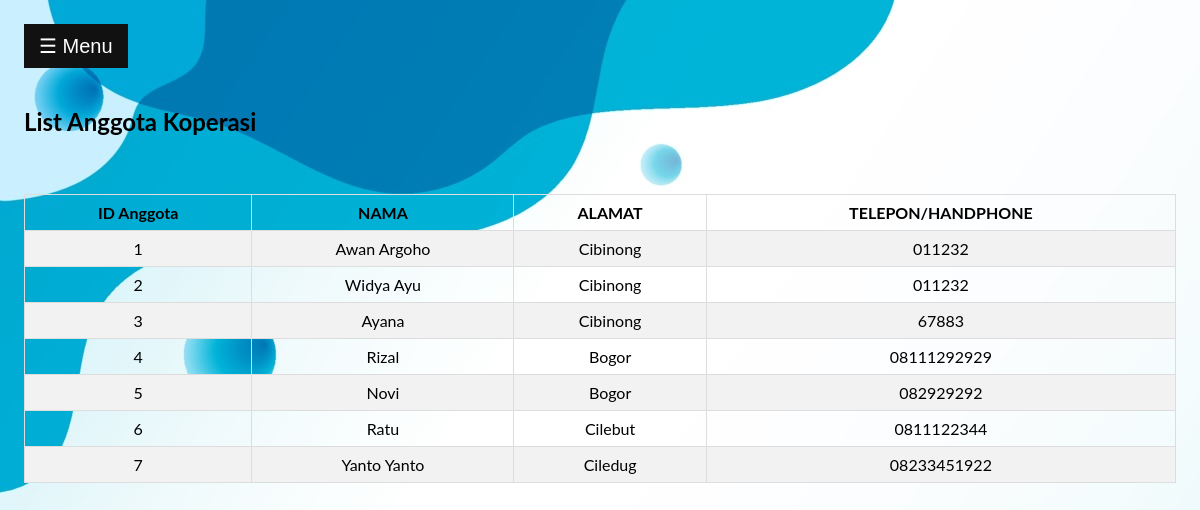
The page /koperasi_sp/view_data_anggota.php on the database its author committed.
### tables this page shows
CREATE TABLE `anggota` (
  `id_anggota` int(4) NOT NULL,
  `nama` varchar(20) NOT NULL,
  `alamat` varchar(50) NOT NULL,
  `no_telp` varchar(11) NOT NULL
);

### koperasi_sp/view_data_anggota.php (the view, shortened to what this page needs)
<!DOCTYPE html>
<html>
<head>
</head>
<body background="image/bg.jpg">
<div id="main">
  <button class="openbtn" onclick="openNav()">☰ Menu</button>
  <br>
  <br>
  <h2>List Anggota Koperasi</h2>
  <br>
  <br>
  <?php
$servername = "localhost";
$username = "root";
$password = "";
$dbname = "db_koperasi_sp";
$conn = new mysqli($servername, $username, $password, $dbname);
$sql = "SELECT id_anggota, nama, alamat, no_telp from anggota ";
$result = $conn->query($sql);
if ($result->num_rows > 0) {
  echo "<table border='1' align=center>
        <tr>
          <th>ID Anggota</th>
          <th>NAMA</th>
          <th>ALAMAT</th>
		  <th>TELEPON/HANDPHONE</th>
        </tr>";
  while($row = $result->fetch_assoc()) {
    echo "<tr>
            <td>".$row["id_anggota"]."</td>
            <td>".$row["nama"]."</td>
            <td>".$row["alamat"]."</td>
			<td>".$row["no_telp"]."</td>
          </tr>";
  }
  echo "</table>";
} else {
  echo "0 results";
}
?>
</div>
</body>
</html>

### koperasi_sp/view_data_anggota.php (style rules this page uses)
body { font-family: "Lato", sans-serif; }
.openbtn { font-size: 20px; cursor: pointer; background-color: #111; color: white; padding: 10px 15px; border: none; }
#main { transition: margin-left .5s; padding: 16px; }
table { border-collapse: collapse; border-spacing: 0; width: 100%; border: 1px solid #ddd; }
th, td { text-align: center; padding: 8px; }
tr:nth-child(even) { background-color: #f2f2f2 }

### rows shown on the page
anggota: id_anggota "1", nama "Awan Argoho", alamat "Cibinong", no_telp "011232"
anggota: id_anggota "2", nama "Widya Ayu", alamat "Cibinong", no_telp "011232"
anggota: id_anggota "3", nama "Ayana", alamat "Cibinong", no_telp "67883"
anggota: id_anggota "4", nama "Rizal", alamat "Bogor", no_telp "08111292929"
anggota: id_anggota "5", nama "Novi", alamat "Bogor", no_telp "082929292"
anggota: id_anggota "6", nama "Ratu", alamat "Cilebut", no_telp "0811122344"
anggota: id_anggota "7", nama "Yanto Yanto", alamat "Ciledug", no_telp "08233451922"
